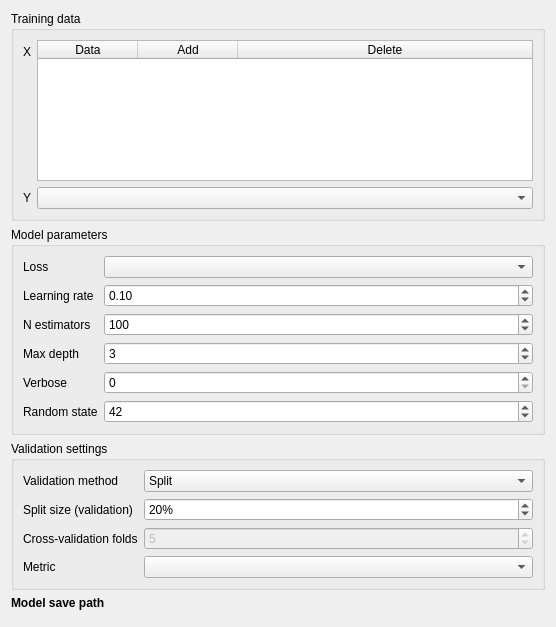
<?xml version="1.0" encoding="UTF-8"?>
<ui version="4.0">
 <class>Form</class>
 <widget class="QWidget" name="Form">
  <property name="geometry">
   <rect>
    <x>0</x>
    <y>0</y>
    <width>556</width>
    <height>627</height>
   </rect>
  </property>
  <property name="sizePolicy">
   <sizepolicy hsizetype="Preferred" vsizetype="Preferred">
    <horstretch>0</horstretch>
    <verstretch>0</verstretch>
   </sizepolicy>
  </property>
  <property name="minimumSize">
   <size>
    <width>0</width>
    <height>0</height>
   </size>
  </property>
  <property name="maximumSize">
   <size>
    <width>16777215</width>
    <height>16777215</height>
   </size>
  </property>
  <property name="windowTitle">
   <string>Form</string>
  </property>
  <layout class="QVBoxLayout" name="verticalLayout">
   <item>
    <widget class="QGroupBox" name="plot_data_box_2">
     <property name="sizePolicy">
      <sizepolicy hsizetype="Preferred" vsizetype="Maximum">
       <horstretch>0</horstretch>
       <verstretch>0</verstretch>
      </sizepolicy>
     </property>
     <property name="title">
      <string>Training data</string>
     </property>
     <layout class="QFormLayout" name="formLayout">
      <item row="0" column="0">
       <widget class="QLabel" name="training_data_label">
        <property name="text">
         <string>X</string>
        </property>
       </widget>
      </item>
      <item row="1" column="0">
       <widget class="QLabel" name="y_label">
        <property name="text">
         <string>Y</string>
        </property>
       </widget>
      </item>
      <item row="1" column="1">
       <widget class="QgsMapLayerComboBox" name="y"/>
      </item>
      <item row="0" column="1">
       <widget class="QTableWidget" name="training_data">
        <property name="sizePolicy">
         <sizepolicy hsizetype="Expanding" vsizetype="Minimum">
          <horstretch>0</horstretch>
          <verstretch>0</verstretch>
         </sizepolicy>
        </property>
        <property name="minimumSize">
         <size>
          <width>0</width>
          <height>75</height>
         </size>
        </property>
        <attribute name="horizontalHeaderStretchLastSection">
         <bool>true</bool>
        </attribute>
        <column>
         <property name="text">
          <string>Data</string>
         </property>
        </column>
        <column>
         <property name="text">
          <string>Add</string>
         </property>
        </column>
        <column>
         <property name="text">
          <string>Delete</string>
         </property>
        </column>
       </widget>
      </item>
     </layout>
    </widget>
   </item>
   <item>
    <widget class="QgsCollapsibleGroupBox" name="parameter_box">
     <property name="title">
      <string>Model parameters</string>
     </property>
     <property name="collapsed">
      <bool>false</bool>
     </property>
     <layout class="QFormLayout" name="formLayout_3">
      <item row="4" column="0">
       <widget class="QLabel" name="verbose_label">
        <property name="text">
         <string>Verbose</string>
        </property>
       </widget>
      </item>
      <item row="5" column="0">
       <widget class="QLabel" name="random_state_label">
        <property name="text">
         <string>Random state</string>
        </property>
       </widget>
      </item>
      <item row="5" column="1">
       <widget class="QSpinBox" name="random_state">
        <property name="value">
         <number>42</number>
        </property>
       </widget>
      </item>
      <item row="4" column="1">
       <widget class="QSpinBox" name="verbose">
        <property name="maximum">
         <number>2</number>
        </property>
       </widget>
      </item>
      <item row="0" column="1">
       <widget class="QComboBox" name="loss"/>
      </item>
      <item row="0" column="0">
       <widget class="QLabel" name="loss_label">
        <property name="text">
         <string>Loss</string>
        </property>
       </widget>
      </item>
      <item row="1" column="1">
       <widget class="QDoubleSpinBox" name="learning_rate">
        <property name="value">
         <double>0.100000000000000</double>
        </property>
       </widget>
      </item>
      <item row="1" column="0">
       <widget class="QLabel" name="learning_rate_label">
        <property name="text">
         <string>Learning rate</string>
        </property>
       </widget>
      </item>
      <item row="2" column="1">
       <widget class="QSpinBox" name="n_estimators">
        <property name="maximum">
         <number>999999999</number>
        </property>
        <property name="value">
         <number>100</number>
        </property>
       </widget>
      </item>
      <item row="2" column="0">
       <widget class="QLabel" name="n_estimators_label">
        <property name="text">
         <string>N estimators</string>
        </property>
       </widget>
      </item>
      <item row="3" column="1">
       <widget class="QSpinBox" name="max_depth">
        <property name="maximum">
         <number>999999999</number>
        </property>
        <property name="value">
         <number>3</number>
        </property>
       </widget>
      </item>
      <item row="3" column="0">
       <widget class="QLabel" name="max_depth_label">
        <property name="text">
         <string>Max depth</string>
        </property>
       </widget>
      </item>
     </layout>
    </widget>
   </item>
   <item>
    <widget class="QgsCollapsibleGroupBox" name="validation_box">
     <property name="title">
      <string>Validation settings</string>
     </property>
     <layout class="QFormLayout" name="formLayout_2">
      <item row="0" column="0">
       <widget class="QLabel" name="validation_method_label">
        <property name="text">
         <string>Validation method</string>
        </property>
       </widget>
      </item>
      <item row="0" column="1">
       <widget class="QComboBox" name="validation_method">
        <item>
         <property name="text">
          <string>Split</string>
         </property>
        </item>
        <item>
         <property name="text">
          <string>K-fold CV</string>
         </property>
        </item>
        <item>
         <property name="text">
          <string>Stratified k-fold CV</string>
         </property>
        </item>
        <item>
         <property name="text">
          <string>Leave-one-out CV</string>
         </property>
        </item>
        <item>
         <property name="text">
          <string>None</string>
         </property>
        </item>
       </widget>
      </item>
      <item row="1" column="0">
       <widget class="QLabel" name="split_size_label">
        <property name="text">
         <string>Split size (validation)</string>
        </property>
       </widget>
      </item>
      <item row="2" column="0">
       <widget class="QLabel" name="cv_folds_label">
        <property name="text">
         <string>Cross-validation folds</string>
        </property>
       </widget>
      </item>
      <item row="2" column="1">
       <widget class="QgsSpinBox" name="cv_folds">
        <property name="enabled">
         <bool>false</bool>
        </property>
        <property name="minimum">
         <number>2</number>
        </property>
        <property name="value">
         <number>5</number>
        </property>
       </widget>
      </item>
      <item row="3" column="0">
       <widget class="QLabel" name="validation_metric_label">
        <property name="text">
         <string>Metric</string>
        </property>
       </widget>
      </item>
      <item row="3" column="1">
       <widget class="QComboBox" name="validation_metric"/>
      </item>
      <item row="1" column="1">
       <widget class="QgsSpinBox" name="split_size">
        <property name="suffix">
         <string>%</string>
        </property>
        <property name="minimum">
         <number>1</number>
        </property>
        <property name="maximum">
         <number>99</number>
        </property>
        <property name="value">
         <number>20</number>
        </property>
       </widget>
      </item>
     </layout>
    </widget>
   </item>
   <item>
    <widget class="QLabel" name="label_20">
     <property name="font">
      <font>
       <weight>75</weight>
       <bold>true</bold>
      </font>
     </property>
     <property name="text">
      <string>Model save path</string>
     </property>
     <property name="alignment">
      <set>Qt::AlignBottom|Qt::AlignLeading|Qt::AlignLeft</set>
     </property>
    </widget>
   </item>
   <item>
    <widget class="QgsFileWidget" name="model_save_path"/>
   </item>
  </layout>
 </widget>
 <customwidgets>
  <customwidget>
   <class>QgsCollapsibleGroupBox</class>
   <extends>QGroupBox</extends>
   <header>qgscollapsiblegroupbox.h</header>
   <container>1</container>
  </customwidget>
  <customwidget>
   <class>QgsFileWidget</class>
   <extends>QWidget</extends>
   <header>qgsfilewidget.h</header>
   <container>1</container>
  </customwidget>
  <customwidget>
   <class>QgsMapLayerComboBox</class>
   <extends>QComboBox</extends>
   <header>qgsmaplayercombobox.h</header>
  </customwidget>
  <customwidget>
   <class>QgsSpinBox</class>
   <extends>QSpinBox</extends>
   <header>qgsspinbox.h</header>
  </customwidget>
 </customwidgets>
 <resources/>
 <connections/>
</ui>
